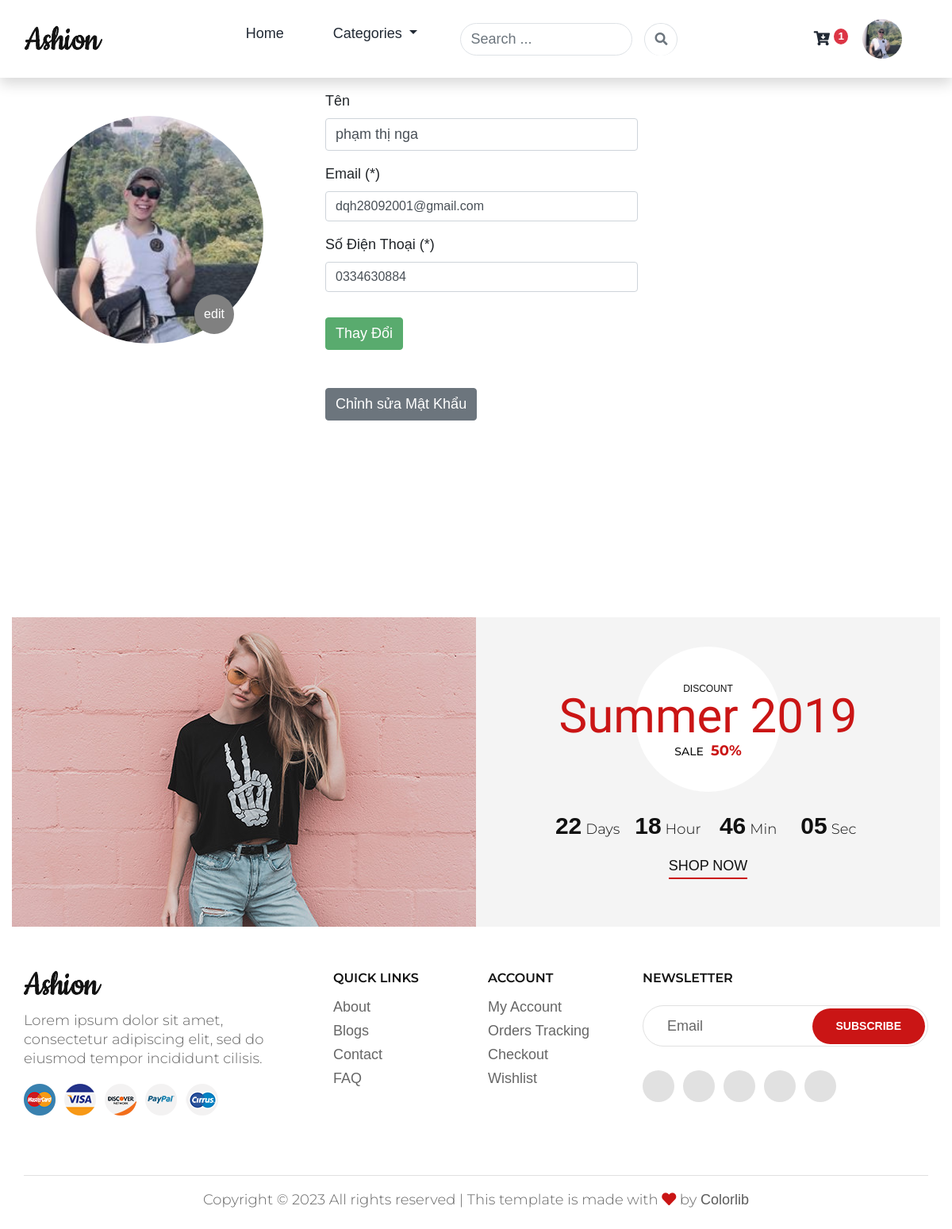
The app's page /views/Editprofile.php (signed in) with its own data.
### tables this page shows
CREATE TABLE `users` (
  `username` varchar(100) NOT NULL,
  `password` varchar(250) NOT NULL,
  `email` varchar(255) NOT NULL,
  `name` varchar(255) NOT NULL,
  `image` varchar(255) NOT NULL,
  `phone` varchar(50) NOT NULL,
  `permission` int(11) NOT NULL DEFAULT 0,
  `verificationcodes` varchar(50) NOT NULL,
  `forgot_code` varchar(100) NOT NULL,
  `datecreated` timestamp NOT NULL DEFAULT current_timestamp() ON UPDATE current_timestamp(),
  `vertified` int(11) NOT NULL DEFAULT 0
);

### Views/Editprofile.php (the view, shortened to what this page needs)
<?php
    if(isset($_SESSION["username"])){
    require_once '../Views/Headmenu.php';
    require_once '../db/connect.php';
    $sql = "SELECT * FROM users WHERE username='$username'";
    $result = mysqli_query($conn, $sql);
    $row = mysqli_fetch_assoc($result);
    $image = $row["image"];
    $email = $row["email"];
    $name = $row["name"];
    $phone = $row["phone"];
?>
<div class="container" style="min-height:600px;">
    <div class="row justify-content-center">
        <div class="col-md-12">
            <div class="wrapper">
                <div class="row no-gutters">
                    <div class="col-lg-4 col-md-5 mt-5">
                        <div class="avatar" style="position: relative;">
                            <img src="../Public/img/<?php echo $image;?>" alt="User Avatar" class="rounded-circle col-md-10">
                            <button style="background-color:gray;color:white;border:none;width:50px;height:50px;border-radius:50%;bottom:100px;position:absolute;z-index:10;left: 215px;top: 225px;" type="button" class="btn btn-primary" data-bs-toggle="modal" data-bs-target="#exampleModal">
                                edit
                            </button>
                        </div>
                    </div>
                    <div class="row mt-3">
                        <div class="col-md-10">
                            <form id="profileForm">
                                <div class="form-group">
                                    <label class="label">Tên</label>
                                    <input type="text" id="nameInput" name="name" class="form-control" value="<?php echo $name; ?>">
                                </div>
                                <div class="form-group">
                                    <label class="label">Email (*)</label>
                                    <span class="form-control"><?php echo $email; ?></span>
                                </div>
                                <div class="form-group">
                                    <?php if ($phone): ?>
                                        <label class="label">Số Điện Thoại (*)</label>
                                        <span class="form-control"><?php echo $phone; ?></span>
                                    <?php else: ?>
                                        <label class="label">Số Điện Thoại</label>
                                        <label class="text-warning" id="erphonenumber"></label>
                                        <input type="text" class="form-control" id="phoneInput" name="phone" value="">
                                    <?php endif; ?>
                                </div>
                                <div class="form-group">
                                    <input type="submit" id="btnupdate" value="Thay Đổi" class="btn btn-success mt-3">
                                </div>
                            </form>
                        </div>
                        <div class="col-md-6 mt-2">
                            <input type="button" id="btnupdatepassword" value="Chỉnh sửa Mật Khẩu" class="btn btn-secondary mt-4" data-bs-toggle="modal" data-bs-target="#exampleModal2">
                        </div>
                    </div>
                    </div>
                </div>
            </div>
        </div>
    </div>
<link rel="stylesheet" href="https://cdn.jsdelivr.net/npm/sweetalert2@11.1.5/dist/sweetalert2.min.css">
<?php
require_once '../Views/Footer.php';
?>
<?php
}
?>

### Views/Headmenu.php (shortened to what this page needs)
<!DOCTYPE html>
<html lang="en">
<head>
    <link rel="stylesheet" href="../Public/css/templatemo.css">
    <link rel="stylesheet" href="../Public/css/bootstrapmin.css">
    <link rel="stylesheet" href="../Public/css/icon.css">
    <link rel="stylesheet" href="../Public/css/fontawesome.min.css">
    <link rel="stylesheet" type="text/css" href="../Public/css/toastyfi.css">
    <link rel="stylesheet" href="../Public/css/usercss.css">
    <link rel="stylesheet" href="../Public/css/cdn.jsdelivr.net_npm_sweetalert2@11.1.5_dist_sweetalert2.min.css">
    <link rel="stylesheet" href="../display/css/bootstrap.min.css" type="text/css">
    <link rel="stylesheet" href="../display/css/font-awesome.min.css" type="text/css">
    <link rel="stylesheet" href="../display/css/elegant-icons.css" type="text/css">
    <link rel="stylesheet" href="../display/css/jquery-ui.min.css" type="text/css">
    <link rel="stylesheet" href="../display/css/magnific-popup.css" type="text/css">
    <link rel="stylesheet" href="../display/css/owl.carousel.min.css" type="text/css">
    <link rel="stylesheet" href="../display/css/slicknav.min.css" type="text/css">
    <link rel="stylesheet" href="../display/css/style.css" type="text/css">
    <link rel="stylesheet" href="https://use.fontawesome.com/releases/v5.3.1/css/all.css">
</head>
<nav class="navbar navbar-expand-lg navbar-light shadow">
    <div class="container d-flex justify-content-between align-items-center">
        <a class="navbar-brand text-success logo h2 align-self-center" href="../views/Home.php?page=1">
        <img src="../display/img/logo.png" alt="">
        </a>
        <div class="align-self-center collapse navbar-collapse flex-fill d-lg-flex justify-content-lg-between"
            id="templatemo_main_nav">
            <div class="flex-fill">
                <ul class="navbar-nav d-flex justify-content-between mx-lg-auto">
                    <li class="nav-item">
                        <a class="nav-link" href="../views/Home.php?page=1">Home</a>
                    </li>
                    <li class="nav-item dropdown">
                        <a class="nav-link dropdown-toggle" href="#" id="categoriesDropdown" role="button"
                        data-bs-toggle="dropdown" aria-haspopup="true" aria-expanded="false">
                            Categories
                        </a>
                    </li>
                    <li class="nav-item">
                        <form class="form-inline" onsubmit="return false;">
                            <div class="input-group">
                                <input class="form-control mr-3 border-end-0 border rounded-pill" type="search"
                                    id="search-input" placeholder="Search ...">
                                <span class="input-group-append">
                                    <button class="btn btn-outline-secondary bg-white border-bottom-0 border rounded-pill ms-n5"
                                        type="submit" id="search-btn">
                                        <i class="fa fa-search"></i>
                                    </button>
                                </span>
                            </div>
                        </form>
                    </li>
                </ul>
            </div>
            <div class="navbar align-self-center d-flex">
                <?php if(isset($_SESSION['username'])) {
                    require_once '../db/connect.php';
                    $username = $_SESSION['username'];
                    $sql = "SELECT COUNT(*) AS cartItemCount FROM cart WHERE username = '$username'";
                    $result = mysqli_query($conn, $sql);
                    $cartItemCount = 0;
                    if ($result) {
                    $row = mysqli_fetch_assoc($result);
                    $cartItemCount = $row['cartItemCount'];
                }
                ?>
                <a class="nav-icon position-relative text-decoration-none" href="../Views/Cart.php">
                    <i class="fa fa-fw fa-cart-arrow-down mr-1"></i>
                    <?php if ($cartItemCount > 0) : ?>
                        <span class="badge badge-danger position-absolute rounded-circle"><?= $cartItemCount ?></span>
                    <?php endif; ?>
                </a>
                <?php } else { ?>
                <a class="nav-icon position-relative text-decoration-none" href="../Views/LoginAndRegister/LoginAndRegister.php">
                    <i class="fa fa-fw fa-cart-arrow-down mr-1"></i>
                </a>
                <?php } ?>
                <div class="dropdown">
                    <?php if(isset($_SESSION['username'])) {
                        require_once '../db/connect.php';
                        $username = $_SESSION['username'];
                        $sql = "SELECT image,permission FROM users WHERE username='$username'";
                        $result = mysqli_query($conn, $sql);
                        $row = mysqli_fetch_assoc($result);
                        $image = $row["image"];
                    ?>
                    <a class="nav-link" href="#" role="button" id="userDropdown" data-toggle="dropdown" aria-expanded="false">
                        <div class="avatar">
                            <img src="../Public/img/<?php echo $image;?>" alt="User Avatar"
                                style="max-width: 50px; max-height: 50px;" class="rounded-circle">
                        </div>
                    </a>
                    <?php } else { ?>
                        <a class="dropdown-item" href="../Views/LoginAndRegister/LoginAndRegister.php">Đăng Nhập</a>
                    <?php } ?>
                </div>
            </div>
        </div>
    </div>
</nav>

### Public/css/templatemo.css (style rules this page uses)
body, ul, li, p, a, label, input, div { font-family: 'Roboto', sans-serif; font-size: 18px !important; font-weight: 300 !important; }
.h2 { font-family: 'Roboto', sans-serif; font-size: 30px !important; font-weight: 300; }
.logo { font-weight: 500 !important; }
.text-success { color: #59ab6e !important; }
.btn-success { background-color: #59ab6e !important; border-color: #56ae6c !important; }
#templatemo_main_nav a { color: #212934; }
#templatemo_main_nav .navbar .nav-icon { margin-right: 20px; }
.form-control { border: 1px solid #e8e8e8; }
@media (min-width: 768px) { #templatemo_main_nav .navbar-nav { max-width: 450px; } }
@media (min-width: 992px) { #templatemo_main_nav .navbar-nav { max-width: 550px; } }

### display/css/style.css (style rules this page uses)
html, body { height: 100%; font-family: "Montserrat", sans-serif; -webkit-font-smoothing: antialiased; }
img { max-width: 100%; }
ul, ol { padding: 0; margin: 0; }
.nav-item { margin-right: 46px; }
.nav-item:last-child { margin-right: 0; }
.nav-item .nav-link { font-size: 18px; color: #666666; font-weight: 600; border: none; border-top-left-radius: 0; border-top-right-radius: 0; padding: 0; }
@media only screen and (min-width: 1200px) { .container { max-width: 1170px; } }

### records on screen
users: image (picture), name "phạm thị nga", email "dqh28092001@gmail.com", phone "0334630884"

### other values on screen
$cartItemCount "1"
